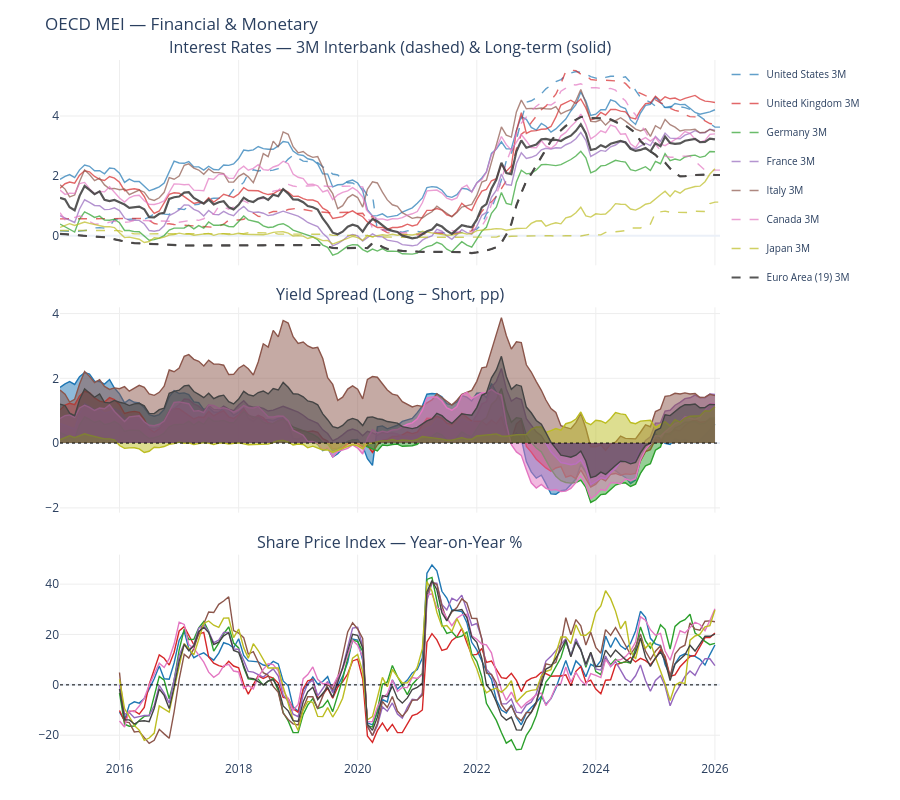

Notebook source saved alongside this figure:
### Code cell
# ── E3 · Chart — Financial & Monetary ────────────────────────────────────────
financial_fig = make_subplots(
    rows=3, cols=1, shared_xaxes=True, vertical_spacing=0.06,
    subplot_titles=["Interest Rates — 3M Interbank (dashed) & Long-term (solid)",
                    "Yield Spread (Long − Short, pp)",
                    "Share Price Index — Year-on-Year %"],
)

_fin_countries = [c for c in COUNTRY_LIST if c in G7 + AGGREGATES]

for country in _fin_countries:
    color = COUNTRY_COLORS.get(country, "#aaaaaa")
    name  = COUNTRY_LABELS.get(country, country)
    is_agg = country in AGGREGATES

    for df_r, dash, sfx, show_leg in [
            (rate_short_wide, "dash", " 3M",  True),
            (rate_long_wide,  "solid", " 10Y", False)]:
        if country not in df_r.columns:
            continue
        s = df_r[country].dropna()
        if s.empty:
            continue
        financial_fig.add_trace(
            go.Scatter(x=s.index, y=s.values, name=name + sfx,
                       legendgroup=name, showlegend=show_leg,
                       line=dict(color=color, width=2.2 if is_agg else 1.4, dash=dash),
                       opacity=0.9 if is_agg else 0.7,
                       hovertemplate=f"<b>{name+sfx}</b><br>%{{x|%Y-%m}}: %{{y:.2f}}%<extra></extra>"),
            row=1, col=1)

    if country in yield_spread.columns:
        s = yield_spread[country].dropna()
        financial_fig.add_trace(
            go.Scatter(x=s.index, y=s.values, name=name + " spread",
                       legendgroup=name, showlegend=False,
                       fill="tozeroy", line=dict(color=color, width=1.4),
                       hovertemplate=f"<b>{name}</b><br>%{{x|%Y-%m}}: %{{y:.2f}} pp<extra></extra>"),
            row=2, col=1)

    if country in equity_yoy.columns:
        s = equity_yoy[country].dropna()
        financial_fig.add_trace(
            go.Scatter(x=s.index, y=s.values, name=name + " equity",
                       legendgroup=name, showlegend=False,
                       line=dict(color=color, width=1.4),
                       hovertemplate=f"<b>{name}</b><br>%{{x|%Y-%m}}: %{{y:.1f}}%<extra></extra>"),
            row=3, col=1)

financial_fig.add_hline(y=0, line_dash="dot", line_color="black", line_width=1, row=2, col=1)
financial_fig.add_hline(y=0, line_dash="dot", line_color="black", line_width=1, row=3, col=1)

financial_fig.update_layout(
    title="OECD MEI — Financial & Monetary", height=800,
    legend=dict(orientation="v", x=1.01, y=1, font=dict(size=10)),
    hovermode="x unified", template="plotly_white",
    margin=dict(l=60, r=180, t=60, b=40))
financial_fig.update_xaxes(showgrid=True, gridcolor="#eeeeee")
financial_fig.update_yaxes(showgrid=True, gridcolor="#eeeeee")

financial_fig.show()
print("✅ E3 · Financial & Monetary chart rendered")
